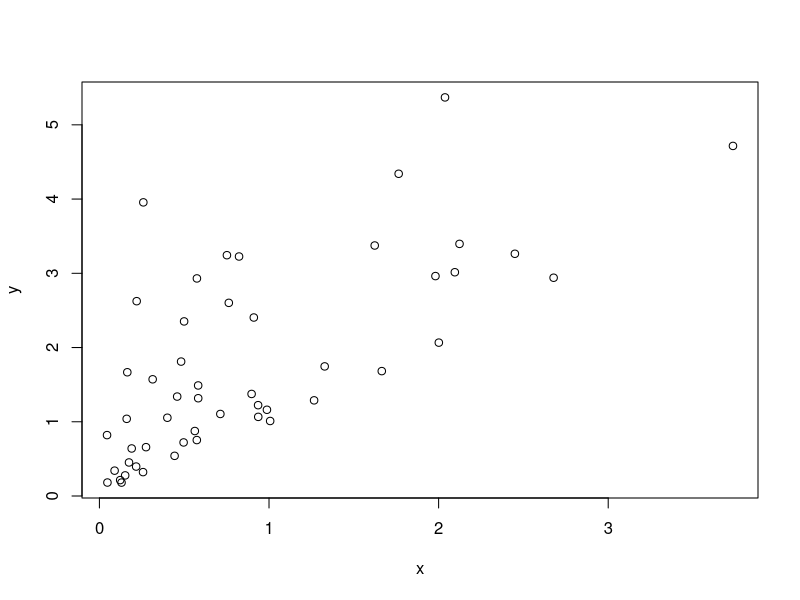
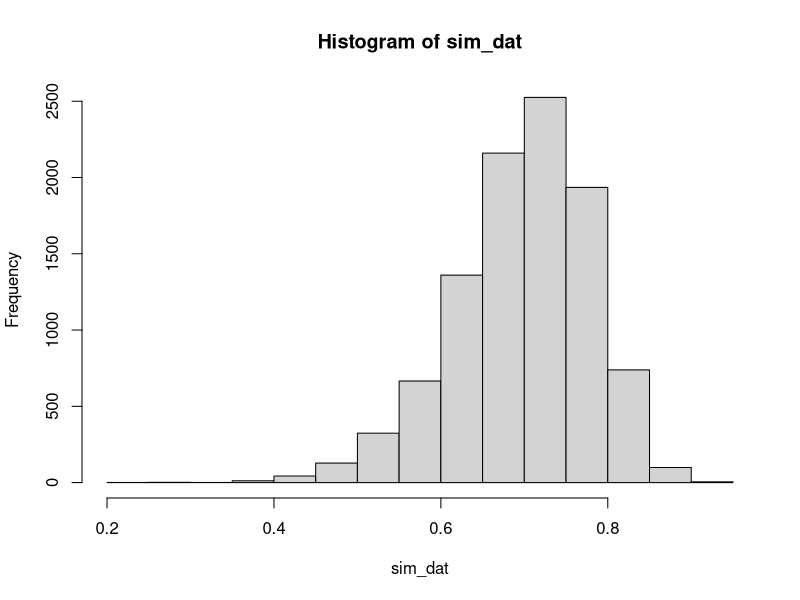

Source code (R) for these figures, in order:
x <- rnorm(50, 1, 1)
y <-  x + rnorm(50, 1, 1)
cor(x, y)
1/sqrt(2)

x <- rexp(50)
y <- x + rexp(50)
plot(x, y)
my_dat <- data.frame(x = x, y = y)
sim_dat <- replicate(10000, {
  temp_dat <- my_dat[sample(1:50, replace = TRUE),]  
  cor(temp_dat$x, temp_dat$y)
})
hist(sim_dat)
quantile(sim_dat, c(0.025, 0.975))
cor.test(x, y)

met1 <- 0
met2 <- 0
for(i in 1:100) {
  x <- rnorm(50, 1, 1)
  y <- x + rnorm(50, 1, 1)
  my_dat <- data.frame(x = x, y = y)
  sim_dat <- replicate(1000, {
    temp_dat <- my_dat[sample(1:50, replace = TRUE),]  
    cor(temp_dat$x, temp_dat$y)
  })
  met1 <- met1 + ifelse(quantile(sim_dat, c(0.025)) < 1/sqrt(2) && 
                          quantile(sim_dat, c(0.975)) > 1/sqrt(2), 1, 0) 
  met2 <- met2 + ifelse(cor.test(x, y)$conf.int[1] < 1/sqrt(2) && 
                          cor.test(x, y)$conf.int[2] > 1/sqrt(2), 1, 0)
}
prop.test(x = 283, n = 300, p = 0.95)
met1


met1 <- 0
met2 <- 0
for(i in 1:100) {
  x <- rexp(50)
  y <- x + rexp(50)
  my_dat <- data.frame(x = x, y = y)
  sim_dat <- replicate(1000, {
    temp_dat <- my_dat[sample(1:50, replace = TRUE),]  
    cor(temp_dat$x, temp_dat$y)
  })
  met1 <- met1 + ifelse(quantile(sim_dat, c(0.025)) < 1/sqrt(2) && quantile(sim_dat, c(0.975)) > 1/sqrt(2), 1, 0) 
  met2 <- met2 + ifelse(cor.test(x, y)$conf.int[1] < 1/sqrt(2) && cor.test(x, y)$conf.int[2] > 1/sqrt(2), 1, 0)
}
prop.test(x = 182, n = 200, p = 0.95)
.9 * 4
